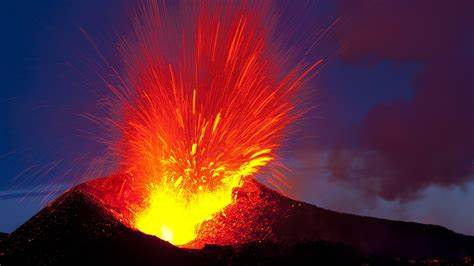
#> input picture EXPLORATION_RS7_Quest/Quest06/images/backggg.jpeg, 474 x 266 px, given in place of stop_3.png, which was not available
$ jupyter execute --allow-errors Q4_GOSTOP_Object_Detection.ipynb   (text cells are left out)
#> lines starting #> are read from the running program, lines starting #| are printed output that depends on the picture; pictures that were not available may be replaced by others from this repository, and a replacement may not be noted
[cell 1]
import os, copy
import numpy as np
import tensorflow as tf
import tensorflow_datasets as tfds

import matplotlib.pyplot as plt
from PIL import Image, ImageDraw

[cell 2]
DATA_PATH = os.getenv('HOME') + '/aiffel/object_detection/data'
#> (the rest of this cell did not finish here and is left out)

#> (a cell that did not finish here is left out)

#> (a cell that did not finish here is left out)

#> (a cell that did not finish here is left out)

[cell 6]
# 이미지 위에 바운딩 박스를 그려 화면에 표시해 주세요.
# [17 lines left out: function visualize_bbox, not called in this run]

#> (the rest of this cell did not finish here and is left out)

[cell 7]
def swap_xy(boxes):
    return tf.stack([boxes[:, 1], boxes[:, 0], boxes[:, 3], boxes[:, 2]], axis=-1)

[cell 8]
# [8 lines left out: function random_flip_horizontal, not called in this run]

[cell 9]
# [22 lines left out: function resize_and_pad_image, not called in this run]

[cell 10]
# [5 lines left out: function convert_to_xywh, not called in this run]

[cell 11]
# [19 lines left out: function preprocess_data, not called in this run]

[cell 12]
class AnchorBox:
    def __init__(self):
        self.aspect_ratios = [0.5, 1.0, 2.0]
        self.scales = [2 ** x for x in [0, 1 / 3, 2 / 3]]

        self._num_anchors = len(self.aspect_ratios) * len(self.scales)
        self._strides = [2 ** i for i in range(3, 8)]
        self._areas = [x ** 2 for x in [32.0, 64.0, 128.0, 256.0, 512.0]]
        self._anchor_dims = self._compute_dims()

    def _compute_dims(self):
        anchor_dims_all = []
        for area in self._areas:
            anchor_dims = []
            for ratio in self.aspect_ratios:
                anchor_height = tf.math.sqrt(area / ratio)
                anchor_width = area / anchor_height
                dims = tf.reshape(
                    tf.stack([anchor_width, anchor_height], axis=-1), [1, 1, 2]
                )
                for scale in self.scales:
                    anchor_dims.append(scale * dims)
            anchor_dims_all.append(tf.stack(anchor_dims, axis=-2))
#> in self_drive_assist, image_bgr is the input picture: shape (266, 474, 3); mean B, G, R 53.1, 40, 93.5
        return anchor_dims_all

    # [24 lines left out: functions _get_anchors, get_anchors, not called in this run]

[cell 13]
# [19 lines left out: functions convert_to_corners, compute_iou, not called in this run]

[cell 14]
class LabelEncoder:

    def __init__(self):
        self._anchor_box = AnchorBox()
        self._box_variance = tf.convert_to_tensor(
            [0.1, 0.1, 0.2, 0.2], dtype=tf.float32
        )

    # [53 lines left out: functions _match_anchor_boxes, _compute_box_target, _encode_sample, encode_batch, not called in this run]

[cell 15]
class FeaturePyramid(tf.keras.layers.Layer):

    # [26 lines left out: functions __init__, call, not called in this run]

[cell 16]
# [19 lines left out: function build_head, not called in this run]

[cell 17]
def get_backbone():
    backbone = tf.keras.applications.ResNet50(
        include_top=False, input_shape=[None, None, 3]
    )
    c3_output, c4_output, c5_output = [
        backbone.get_layer(layer_name).output
        for layer_name in ["conv3_block4_out", "conv4_block6_out", "conv5_block3_out"]
    ]
    return tf.keras.Model(
        inputs=[backbone.inputs], outputs=[c3_output, c4_output, c5_output]
    )

[cell 18]
class RetinaNet(tf.keras.Model):

    # [22 lines left out: functions __init__, call, not called in this run]

[cell 19]
class RetinaNetBoxLoss(tf.losses.Loss):

    # [16 lines left out: functions __init__, call, not called in this run]


class RetinaNetClassificationLoss(tf.losses.Loss):

    # [16 lines left out: functions __init__, call, not called in this run]


class RetinaNetLoss(tf.losses.Loss):

    # [27 lines left out: functions __init__, call, not called in this run]

[cell 20]
num_classes = 8
batch_size = 2

#> (the rest of this cell did not finish here and is left out)

[cell 21]
learning_rates = [2.5e-06, 0.000625, 0.00125, 0.0025, 0.00025, 2.5e-05]
learning_rate_boundaries = [125, 250, 500, 240000, 360000]
#> (the rest of this cell did not finish here and is left out)

[cell 22]
model_dir = os.getenv('HOME') + '/aiffel/AIFFEL7_Quset/Going_Deeper_CV_RS7_Quest/Q4_Object Detection/checkpoints/'
#> (the rest of this cell did not finish here and is left out)

[cell 23]
tf.config.list_physical_devices('GPU')

#> (a cell that did not finish here is left out)

[cell 25]
model_chk_point_dir = os.getenv('HOME') + '/aiffel/AIFFEL7_Quset/Going_Deeper_CV_RS7_Quest/Q4_GOSTOP_Object Detection/checkpoints/'
#> (the rest of this cell did not finish here and is left out)

[cell 26]
class DecodePredictions(tf.keras.layers.Layer):

    # [49 lines left out: functions __init__, _decode_box_predictions, call, not called in this run]

#> (a cell that did not finish here is left out)

[cell 28]
# [27 lines left out: function visualize_detections, not called in this run]

[cell 29]
# [4 lines left out: function prepare_image, not called in this run]

#> (a cell that did not finish here is left out)

[cell 31]
def brighten_dark_areas(img, clip_limit=2.0, tile_grid_size=(8,8)):
    """
    어두운 영역만 밝게 조정하는 함수.

    :param img: 원본 이미지
    :param clip_limit: 히스토그램 평활화에 사용될 Contrast Limit
    :param tile_grid_size: 적응적 히스토그램 평활화에 사용될 타일 그리드 크기
    :return: 수정된 이미지
    """
#> called with clip_limit = 3.2, tile_grid_size = (8, 8)
    # YCrCb 컬러 스페이스로 변환하여 밝기 채널만 분리
    ycrcb_img = cv2.cvtColor(img, cv2.COLOR_BGR2YCrCb)
#> ycrcb_img: shape (266, 474, 3); mean of channels 0, 1, 2 57.5, 153.7, 125.5
    y_channel, cr, cb = cv2.split(ycrcb_img)
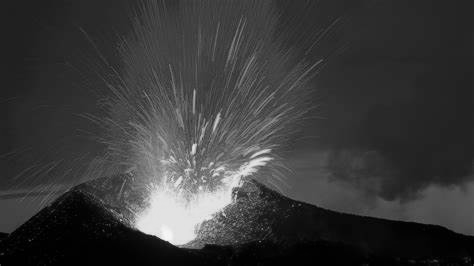
#> y_channel: shape (266, 474); min 0, max 247, mean 57.5
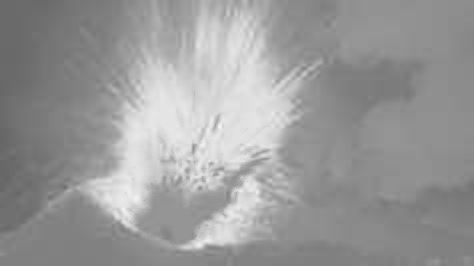
#> cr: shape (266, 474); min 101, max 245, mean 153.7
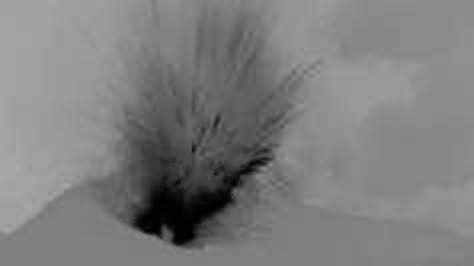
#> cb: shape (266, 474); min 1, max 167, mean 125.5

    # CLAHE 객체 생성
    clahe = cv2.createCLAHE(clipLimit=clip_limit, tileGridSize=tile_grid_size)

    # 밝기 채널에 대해 CLAHE 적용
    clahe_y_channel = clahe.apply(y_channel)
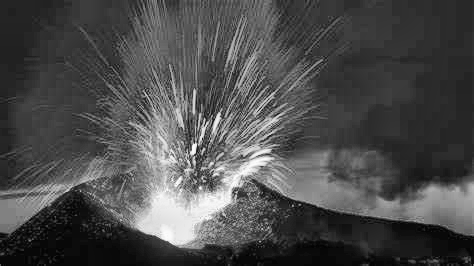
#> clahe_y_channel: shape (266, 474); min 1, max 255, mean 76.1

    # 적용된 밝기 채널과 원래 Cr, Cb 채널을 합쳐서 이미지 재구성
    merged_img = cv2.merge((clahe_y_channel, cr, cb))
#> merged_img: shape (266, 474, 3); mean of channels 0, 1, 2 76.1, 153.7, 125.5
    # BGR 컬러 스페이스로 다시 변환
    result_img = cv2.cvtColor(merged_img, cv2.COLOR_YCrCb2BGR)
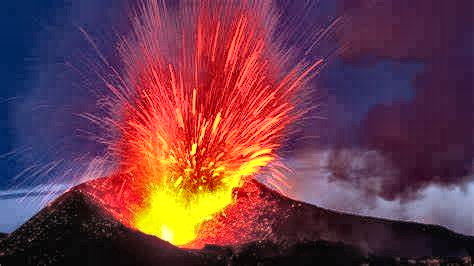
#> result_img: shape (266, 474, 3); mean B, G, R 72.1, 58.6, 110.1

    return result_img

[cell 32]
import cv2

img_path = os.getenv('HOME')+'/aiffel/object_detection/data/stop_3.png'

def self_drive_assist(img_path, size_limit=300):
    image_bgr = cv2.imread(img_path)
    brightened_img = brighten_dark_areas(image_bgr,clip_limit=3.2, tile_grid_size=(8,8))
    image_rgb = cv2.cvtColor(brightened_img, cv2.COLOR_BGR2RGB)  # BGR to RGB
    image = tf.cast(image_rgb, dtype=tf.float32)
    input_image, ratio = prepare_image(image)
    detections = inference_model.predict(input_image)
    num_detections = detections.valid_detections[0]
    class_names = [
        int2str(int(x)) for x in detections.nmsed_classes[0][:num_detections]
    ]

    visualize_detections(
        image,
        detections.nmsed_boxes[0][:num_detections] / ratio,
        class_names,
        detections.nmsed_scores[0][:num_detections],
    )

    # 뭐라도 있으면 일단 검사 시작..
    if num_detections > 0:
        # 사람 먼저 확인
        if 'Pedestrian' in class_names:
            return "Stop"

        # 크기 300이상 체크
        box_list = (detections.nmsed_boxes[0][:num_detections] / ratio)

        for index, box in enumerate(box_list):

            x_min, y_min, x_max, y_max = box
            box_width = (x_max - x_min).numpy()
            box_height = (y_max - y_min).numpy()

            if box_width > size_limit or box_height > size_limit:
                print(f'{index}번째 박스가 300 이상이네요..! 가로: {box_width:.2f} | 세로: {box_height:.2f}')
                return "Stop"
    else:
        print('감지가 안된 것 같은데 이건 문제가 있을지도..?')

    return "Go"


print(self_drive_assist(img_path))
#> (the call stopped at in self_drive_assist, `image = tf.cast(image_rgb, dtype=tf.float32)`: tensorflow is not available in this run)

[cell 33]
import os

def test_system(func):
    work_dir = os.getenv('HOME')+'/aiffel/object_detection/data'
    score = 0
    test_set=[
        ("stop_1.png", "Stop"),
        ("stop_2.png", "Stop"),
        ("stop_3.png", "Stop"),
        ("stop_4.png", "Stop"),
        ("stop_5.png", "Stop"),
        ("go_1.png", "Go"),
        ("go_2.png", "Go"),
        ("go_3.png", "Go"),
        ("go_4.png", "Go"),
        ("go_5.png", "Go"),
    ]

    for image_file, answer in test_set:
        image_path = work_dir + '/' + image_file
        pred = func(image_path)
        print(f'정답은..? {answer} 인데 예측은? {pred}\n')
        if pred == answer:
            score += 10
        print('-'*50)
#> this loop made 1 pass
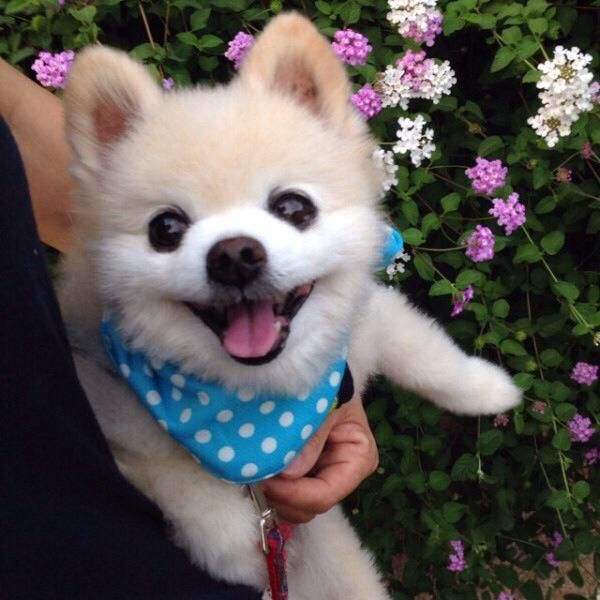
#> input picture EXPLORATION_RS7_Quest/Quest06/images/dog.jpg, 600 x 600 px, given in place of stop_1.png, which was not available
#> pass 1, in brighten_dark_areas (call 2), `y_channel, cr, cb = cv2.split(ycrcb_img)`:
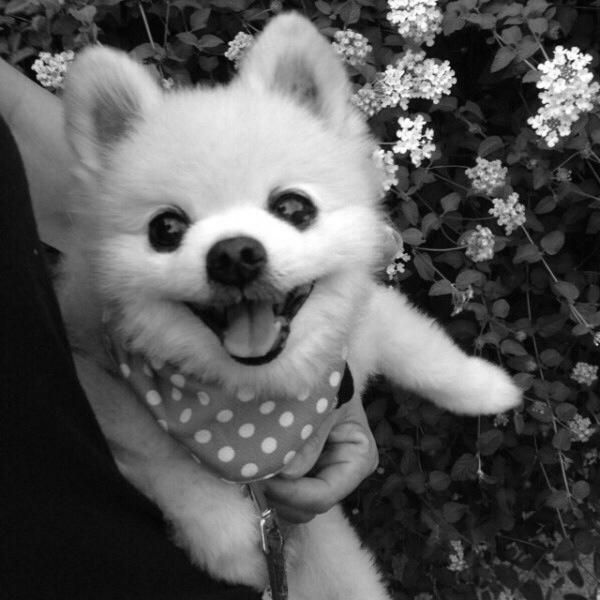
#> y_channel: shape (600, 600); min 0, max 255, mean 88.7
#> pass 1, in brighten_dark_areas (call 2), `y_channel, cr, cb = cv2.split(ycrcb_img)`:
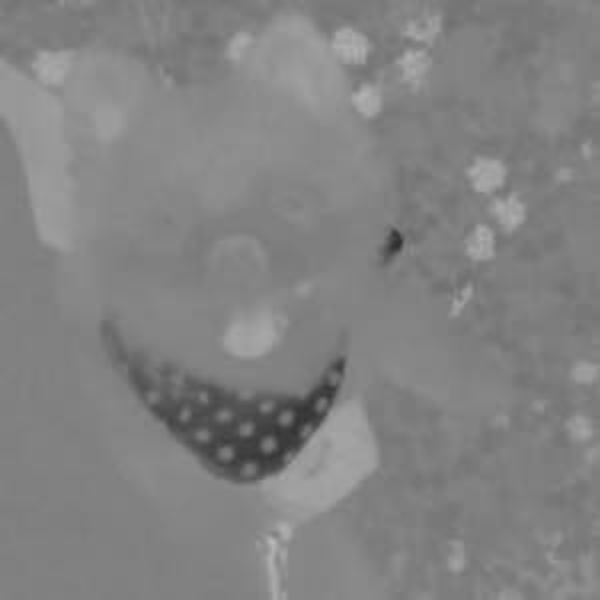
#> cr: shape (600, 600); min 47, max 186, mean 130.3
#> pass 1, in brighten_dark_areas (call 2), `y_channel, cr, cb = cv2.split(ycrcb_img)`:
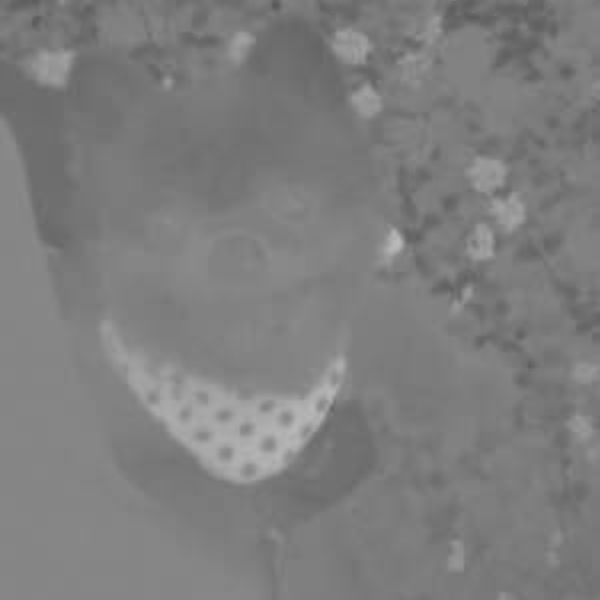
#> cb: shape (600, 600); min 89, max 186, mean 125.9
    print(f"\n{score}점입니다.")

test_system(self_drive_assist)
#> (the call stopped at in self_drive_assist, `image = tf.cast(image_rgb, dtype=tf.float32)`: tensorflow is not available in this run)
